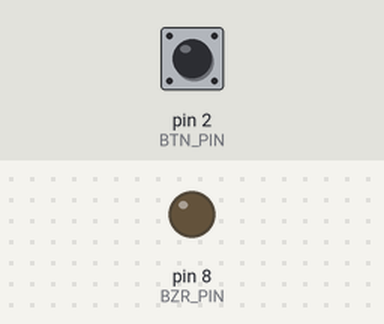
This sketch was run on a simulated Arduino Uno, built with avr-gcc and run on an emulated ATmega328P. Shown: output pins drawn as LEDs (lit = HIGH). The inputs (shaded band) are chosen by the test bench; at power-on: pin 2 (BTN_PIN) HIGH.

Above: at 1.2 s.
1.3 s: pin 2 (BTN_PIN) pulled LOW for 0.15 s
At 1.37 s:
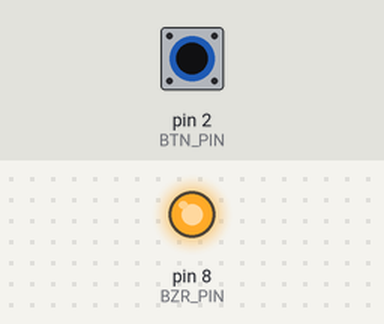
2.9 s: pin 2 (BTN_PIN) pulled LOW for 3.2 s
At 7.4 s:
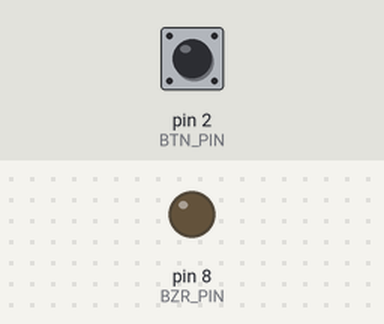
Timing chart, 0 to 8.9 s (numbered marks = the images above; inputs shaded):
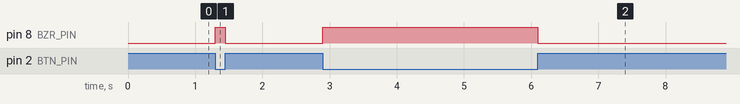

Measured:
- after the input at 1.3 s, pin 8 (BZR_PIN): LOW → HIGH at once, → LOW 0.15 s later
- after the input at 2.9 s, pin 8 (BZR_PIN): LOW → HIGH at once, → LOW 3.2 s later

The sketch:

buzzer.ino
```cpp
#include <Arduino.h>

#define BTN_PIN 2
#define BZR_PIN 8

void setup() {
  pinMode(BTN_PIN, INPUT_PULLUP);
  pinMode(BZR_PIN, OUTPUT);
}

void loop() {
  uint8_t reading = digitalRead(BTN_PIN);

  // while button is pressed, play noise
  if (reading == LOW) {
    digitalWrite(BZR_PIN, HIGH);
  } else {
    digitalWrite(BZR_PIN, LOW);
  }
}
```
